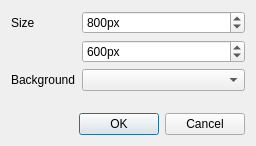
<?xml version="1.0" encoding="UTF-8"?>
<ui version="4.0">
 <class>NewImageDialog</class>
 <widget class="QDialog" name="NewImageDialog">
  <property name="geometry">
   <rect>
    <x>0</x>
    <y>0</y>
    <width>256</width>
    <height>146</height>
   </rect>
  </property>
  <property name="maximumSize">
   <size>
    <width>400</width>
    <height>300</height>
   </size>
  </property>
  <property name="windowTitle">
   <string>New Image</string>
  </property>
  <layout class="QVBoxLayout" name="verticalLayout_2">
   <item>
    <layout class="QFormLayout" name="imageProperties">
     <item row="0" column="0">
      <widget class="QLabel" name="sizeLabel">
       <property name="text">
        <string>Size</string>
       </property>
      </widget>
     </item>
     <item row="0" column="1">
      <layout class="QVBoxLayout" name="sizeInputs">
       <item>
        <widget class="QSpinBox" name="widthInput">
         <property name="suffix">
          <string>px</string>
         </property>
         <property name="minimum">
          <number>1</number>
         </property>
         <property name="maximum">
          <number>100000</number>
         </property>
         <property name="value">
          <number>800</number>
         </property>
        </widget>
       </item>
       <item>
        <widget class="QSpinBox" name="heightInput">
         <property name="suffix">
          <string>px</string>
         </property>
         <property name="minimum">
          <number>1</number>
         </property>
         <property name="maximum">
          <number>100000</number>
         </property>
         <property name="value">
          <number>600</number>
         </property>
        </widget>
       </item>
      </layout>
     </item>
     <item row="1" column="0">
      <widget class="QLabel" name="backgroundLabel">
       <property name="text">
        <string>Background</string>
       </property>
      </widget>
     </item>
     <item row="1" column="1">
      <widget class="QComboBox" name="backgroundInput">
       <property name="currentText">
        <string/>
       </property>
      </widget>
     </item>
    </layout>
   </item>
   <item>
    <widget class="QDialogButtonBox" name="controls">
     <property name="orientation">
      <enum>Qt::Horizontal</enum>
     </property>
     <property name="standardButtons">
      <set>QDialogButtonBox::Cancel|QDialogButtonBox::Ok</set>
     </property>
    </widget>
   </item>
  </layout>
 </widget>
 <resources/>
 <connections>
  <connection>
   <sender>controls</sender>
   <signal>accepted()</signal>
   <receiver>NewImageDialog</receiver>
   <slot>accept()</slot>
   <hints>
    <hint type="sourcelabel">
     <x>248</x>
     <y>254</y>
    </hint>
    <hint type="destinationlabel">
     <x>157</x>
     <y>274</y>
    </hint>
   </hints>
  </connection>
  <connection>
   <sender>controls</sender>
   <signal>rejected()</signal>
   <receiver>NewImageDialog</receiver>
   <slot>reject()</slot>
   <hints>
    <hint type="sourcelabel">
     <x>316</x>
     <y>260</y>
    </hint>
    <hint type="destinationlabel">
     <x>286</x>
     <y>274</y>
    </hint>
   </hints>
  </connection>
 </connections>
</ui>
